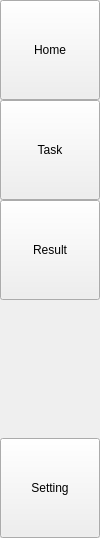
<?xml version="1.0" encoding="UTF-8"?>
<ui version="4.0">
 <class>NavigationBar</class>
 <widget class="QWidget" name="NavigationBar">
  <property name="geometry">
   <rect>
    <x>0</x>
    <y>0</y>
    <width>100</width>
    <height>538</height>
   </rect>
  </property>
  <property name="windowTitle">
   <string>Form</string>
  </property>
  <property name="styleSheet">
   <string notr="true"/>
  </property>
  <layout class="QVBoxLayout" name="verticalLayout">
   <property name="spacing">
    <number>0</number>
   </property>
   <property name="leftMargin">
    <number>0</number>
   </property>
   <property name="topMargin">
    <number>0</number>
   </property>
   <property name="rightMargin">
    <number>0</number>
   </property>
   <property name="bottomMargin">
    <number>0</number>
   </property>
   <item>
    <widget class="QPushButton" name="HomeButton">
     <property name="minimumSize">
      <size>
       <width>100</width>
       <height>100</height>
      </size>
     </property>
     <property name="text">
      <string>Home</string>
     </property>
    </widget>
   </item>
   <item>
    <widget class="QPushButton" name="TaskButton">
     <property name="minimumSize">
      <size>
       <width>100</width>
       <height>100</height>
      </size>
     </property>
     <property name="text">
      <string>Task</string>
     </property>
    </widget>
   </item>
   <item>
    <widget class="QPushButton" name="ResultButton">
     <property name="minimumSize">
      <size>
       <width>100</width>
       <height>100</height>
      </size>
     </property>
     <property name="text">
      <string>Result</string>
     </property>
    </widget>
   </item>
   <item>
    <widget class="QLabel" name="label">
     <property name="text">
      <string/>
     </property>
    </widget>
   </item>
   <item>
    <widget class="QPushButton" name="SettingButton">
     <property name="minimumSize">
      <size>
       <width>100</width>
       <height>100</height>
      </size>
     </property>
     <property name="text">
      <string>Setting</string>
     </property>
    </widget>
   </item>
  </layout>
 </widget>
 <resources/>
 <connections/>
</ui>
